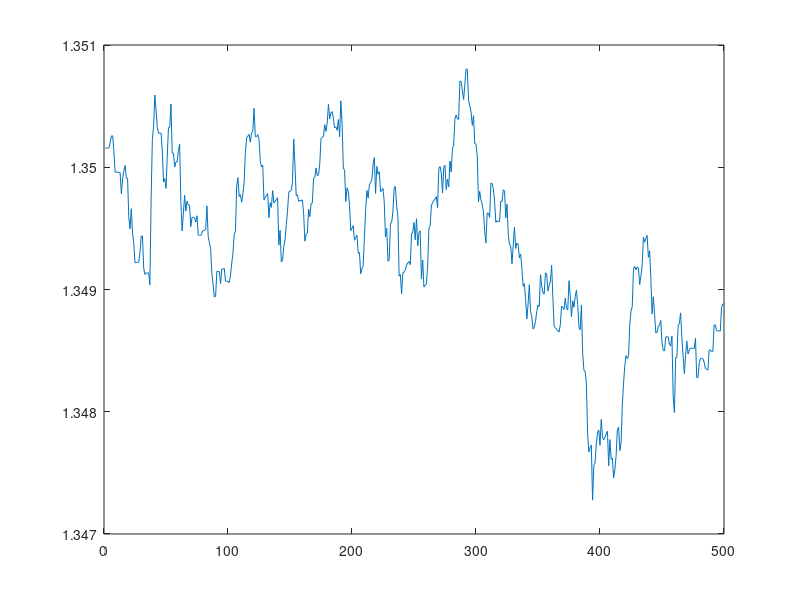

Source code (MATLAB):
#Script for generating Random Currency Signal from LEngth, initial value and variation parameter
#Created by: (Olivier Sirois)

clear

StartConstant = 1.35;
TotalLength = 500;
VariationParameter = 1;
NumDerivatives = abs(20*VariationParameter);

#FinalValue(1:TotalLength) = StartConstant;

Duration(1:NumDerivatives) = 0;
FinalValue(1:TotalLength) = StartConstant;
Difference = 0;
ControlParameter = StartConstant;
ControlDifference = 0;
ControlDuration = 0;



for j = 1:TotalLength
  
  if j == 1
    FinalValue(j) = StartConstant;
  elseif j != 1
    FinalValue(j) = FinalValue(j-1) + ControlDifference;
  endif
  
  if ControlDuration == 0
    ControlDuration = ceil([0,abs(normrnd(0.1*TotalLength,0.02*TotalLength))])(2);
    ControlDifference = normrnd((ControlParameter - FinalValue(j))*0.5,StartConstant*VariationParameter*0.0005)/ControlDuration;
  elseif ControlDuration != 0
    ControlDuration = ControlDuration - 1;
  endif
  
  for i = 1:NumDerivatives
  
    if Duration(i) > 0
      Duration(i) = Duration(i) - 1;   
      
    elseif Duration(i) == 0
      Duration(i) = ceil([0,abs(normrnd((i)*VariationParameter,(NumDerivatives-i)))])(2);
      FinalValue(j) = FinalValue(j) + normrnd((ControlParameter-FinalValue(j))*0.0001*VariationParameter, StartConstant*0.0001*VariationParameter);
      
      
      endif  
         
    endfor

  endfor  

plot(1:TotalLength, FinalValue)
